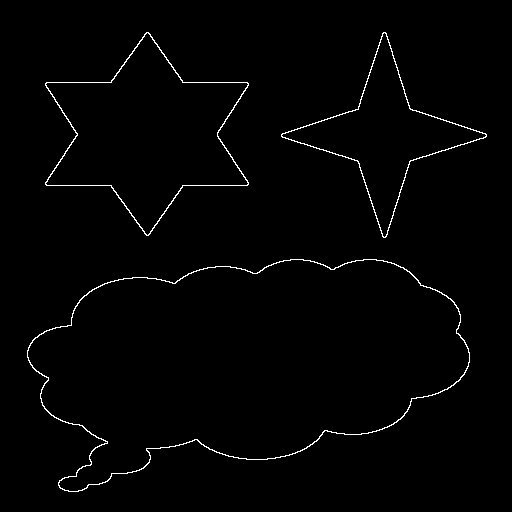
//> input picture Digital Image Processing/Homework7/代码及图片/binary.png, 512 x 512 px
$ ./main   (built with g++ and OpenCV 4)
//> lines starting //> are read from the running program, lines starting //| are printed output that depends on the picture; after the words box and inside, x2 and y2 are one past the last pixel; in counts of white or black regions, pixels touching at a corner belong together
#include <iostream>
#include "opencv2/core/core.hpp"
#include "opencv2/imgproc/imgproc.hpp"
#include "opencv2/highgui/highgui.hpp"
using namespace std;
using namespace cv;

float addPerPoint = 0.01f;
int houghNumber = 60; // 阈值 每个点值为0.01

class HoughPoint
{
public:
	float angle; // 角度
	float radium; // 半径
};

int main()
{
	Mat beforeImage = imread("binary.png", CV_8UC1); // 输入一张二值正方形图像
//> beforeImage: 512 rows x 512 cols, CV_8UC1; 1.3% white in thin lines or dots, all inside (x1, y1, x2, y2) = (27, 32, 487, 492)
	Mat afterImage;
	Mat houghImage = Mat((int)beforeImage.rows*1.5f, 314, CV_32FC1);
	Mat houghImageAfterFilter = Mat((int)beforeImage.rows*1.5f, 314, CV_32FC1);

	beforeImage.copyTo(afterImage);

	for (int i = 0; i < beforeImage.rows; i++) {
		for (int j = 0; j < beforeImage.cols; j++) {
			if (beforeImage.at<uchar>(i, j) == 255) {
				for (int k = 0; k < houghImage.cols; k++) {
					int y = (i - beforeImage.rows / 2) * sin(k / 100.0f) + (j - beforeImage.cols / 2) * cos(k / 100.0f) + houghImage.rows / 2;
					houghImage.at<float>(y, k) += addPerPoint;
				}
			}
		}
	}
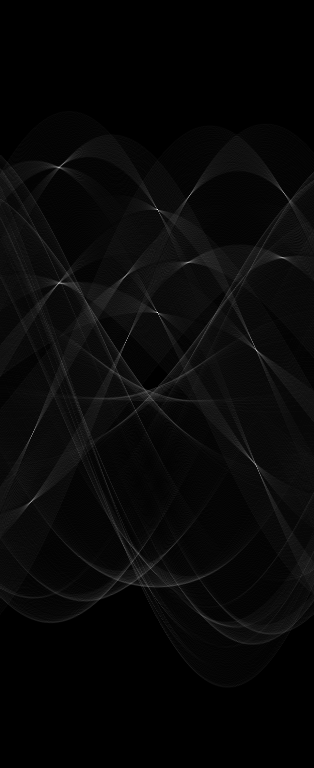
//> houghImage: 768 rows x 314 cols, CV_32FC1; min 0, max 1.35, mean 0.0434; drawn with min black and max white

	for (int i = 0; i < houghImageAfterFilter.rows; i++) {
		for (int j = 0; j < houghImageAfterFilter.cols; j++) {
			if (houghImage.at<float>(i, j) > houghNumber * addPerPoint) {
				houghImageAfterFilter.at<float>(i, j) = 1.0f;
			}
			else {
				houghImageAfterFilter.at<float>(i, j) = 0.0f;
			}
		}
	}
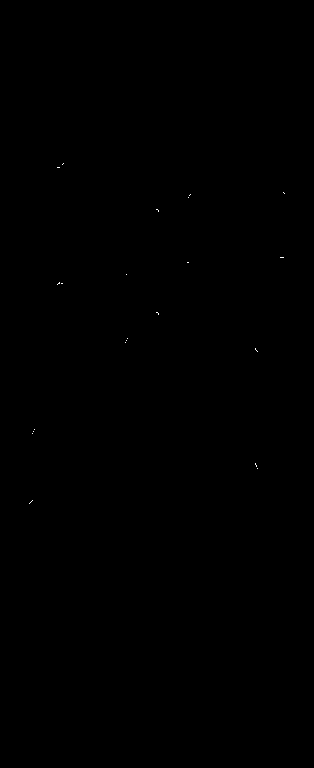
//> houghImageAfterFilter: 768 rows x 314 cols, CV_32FC1; values 0 (black) and 1 (white), 0.02% white in thin lines or dots, all inside (x1, y1, x2, y2) = (29, 163, 285, 504)

	vector<HoughPoint> vec;
	for (int i = 0; i < houghImageAfterFilter.rows; i++) {
		for (int j = 0; j < houghImageAfterFilter.cols; j++) {
			if (houghImageAfterFilter.at<float>(i, j) == 1.0f) {
				HoughPoint temp;
				temp.angle = j / 100.0f;
				temp.radium = i - houghImageAfterFilter.rows / 2.0f;
				vec.push_back(temp);
			}
		}
	}
//> after the loop, vec = 50 items

	for (int i = 0; i < vec.size(); i++) {
		cout << vec[i].angle << " " << vec[i].radium << endl;
		for (int j = 0; j < afterImage.cols; j++) {
			int y = vec[i].radium - (j - beforeImage.cols / 2) * cos(vec[i].angle) / sin(vec[i].angle) + afterImage.rows / 2;
			if (y < afterImage.rows && y >= 0)
				afterImage.at<uchar>(y, j) = 128;
		}
	}
//> this loop made 50 passes
//| 0.63 -221
//| 0.62 -220
//| 0.57 -217
//| 0.58 -217
//| 0.59 -217
//| 2.83 -192
//| 2.84 -191
//| 1.9 -190
//> (output is shown up to pass 8 of 50)
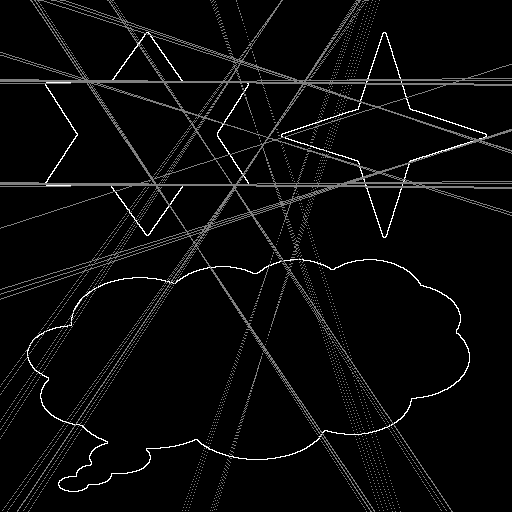
//> afterImage: 512 rows x 512 cols, CV_8UC1; min 0, max 255, mean 10.2

	imshow("Before", beforeImage);
	imshow("HoughImage", houghImage);
	imshow("HoughImageAfterFilter", houghImageAfterFilter);
	imshow("After", afterImage);
	imwrite("After.png", afterImage);
	normalize(houghImage, houghImage, 255, 0, CV_C);
	normalize(houghImageAfterFilter, houghImageAfterFilter, 255, 0, CV_C);
	imwrite("HoughImage.png", houghImage);
	imwrite("HoughImageAfterFilter.png", houghImageAfterFilter);

	waitKey();
}
